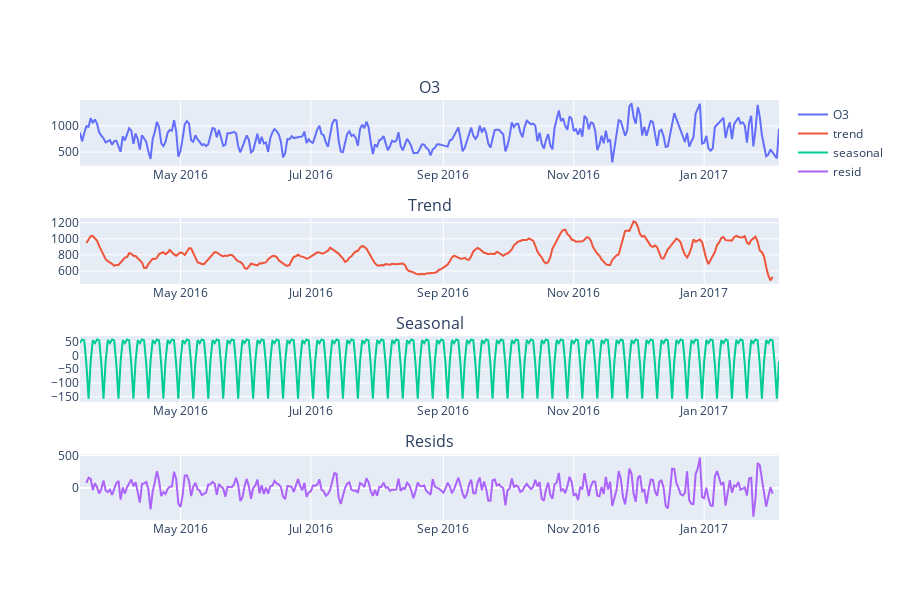

Notebook source saved alongside this figure:
### Code cell
fig, o3_decom = plot_seasonal_decompose(df_polate['O3'])
fig.show()

### Figure 1 — Plotly figure (JSON) as saved in the notebook; plotly's stock layout.template omitted (floating-point values rounded to 4 significant figures; data arrays with more than 128 entries replaced by an {"elided": "..."} marker saying what was removed)
{"data": [{"name": "O3", "type": "scatter", "x": {"elided": "328 str values"}, "xaxis": "x", "y": {"elided": "328 float values"}, "yaxis": "y"}, {"name": "trend", "type": "scatter", "x": {"elided": "328 str values"}, "xaxis": "x2", "y": {"elided": "328 float values"}, "yaxis": "y2"}, {"name": "seasonal", "type": "scatter", "x": {"elided": "328 str values"}, "xaxis": "x3", "y": {"elided": "328 float values"}, "yaxis": "y3"}, {"name": "resid", "type": "scatter", "x": {"elided": "328 str values"}, "xaxis": "x4", "y": {"elided": "328 float values"}, "yaxis": "y4"}], "layout": {"annotations": [{"font": {"size": 16}, "showarrow": false, "text": "O3", "x": 0.5, "xanchor": "center", "xref": "paper", "y": 1, "yanchor": "bottom", "yref": "paper"}, {"font": {"size": 16}, "showarrow": false, "text": "Trend", "x": 0.5, "xanchor": "center", "xref": "paper", "y": 0.7188, "yanchor": "bottom", "yref": "paper"}, {"font": {"size": 16}, "showarrow": false, "text": "Seasonal", "x": 0.5, "xanchor": "center", "xref": "paper", "y": 0.4375, "yanchor": "bottom", "yref": "paper"}, {"font": {"size": 16}, "showarrow": false, "text": "Resids", "x": 0.5, "xanchor": "center", "xref": "paper", "y": 0.1562, "yanchor": "bottom", "yref": "paper"}], "height": 600, "xaxis": {"anchor": "y", "domain": [0, 1]}, "xaxis2": {"anchor": "y2", "domain": [0, 1]}, "xaxis3": {"anchor": "y3", "domain": [0, 1]}, "xaxis4": {"anchor": "y4", "domain": [0, 1]}, "yaxis": {"anchor": "x", "domain": [0.8438, 1]}, "yaxis2": {"anchor": "x2", "domain": [0.5625, 0.7188]}, "yaxis3": {"anchor": "x3", "domain": [0.2812, 0.4375]}, "yaxis4": {"anchor": "x4", "domain": [0, 0.1562]}}}
